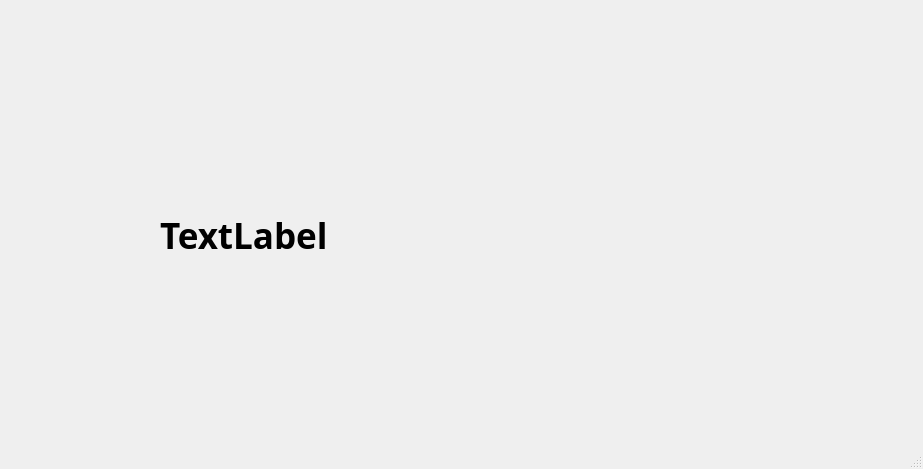
<?xml version="1.0" encoding="UTF-8"?>
<ui version="4.0">
 <class>MainWindow</class>
 <widget class="QMainWindow" name="MainWindow">
  <property name="geometry">
   <rect>
    <x>0</x>
    <y>0</y>
    <width>923</width>
    <height>469</height>
   </rect>
  </property>
  <property name="windowTitle">
   <string>MainWindow</string>
  </property>
  <widget class="QWidget" name="centralwidget">
   <widget class="QLabel" name="label_date_time">
    <property name="geometry">
     <rect>
      <x>160</x>
      <y>120</y>
      <width>551</width>
      <height>231</height>
     </rect>
    </property>
    <property name="font">
     <font>
      <family>Source Code Pro</family>
      <pointsize>26</pointsize>
      <bold>true</bold>
     </font>
    </property>
    <property name="text">
     <string>TextLabel</string>
    </property>
   </widget>
  </widget>
  <widget class="QMenuBar" name="menubar">
   <property name="geometry">
    <rect>
     <x>0</x>
     <y>0</y>
     <width>923</width>
     <height>22</height>
    </rect>
   </property>
  </widget>
  <widget class="QStatusBar" name="statusbar"/>
 </widget>
 <resources/>
 <connections/>
</ui>
